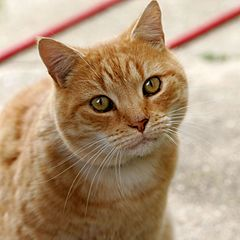
#> input picture data/cat.jpg, 240 x 240 px
$ python pixels.py 5 3 data/cat.jpg
#> lines starting #> are read from the running program, lines starting #| are printed output that depends on the picture; long printed decimals are rounded
### core/kmeans.py
import numpy as np

def random_initialisation(X, K, random_state=None):
  if random_state:
    np.random.seed(random_state)

  indices = np.random.choice(X.shape[0], K, replace=False)
  centroids = X[indices]
  return centroids

def find_closest_centroids(X, centroids):
  K = centroids.shape[0]
  idx = np.zeros([X.shape[0], 1])

  idx_val = np.linalg.norm(X - centroids[0], axis=1) ** 2
  idx = np.zeros(X.shape[0])
  for i in range(1, K):
    new_val = np.linalg.norm(X - centroids[i], axis=1) ** 2
    idx[new_val < idx_val] = i
    idx_val[new_val < idx_val] = new_val[new_val < idx_val]
  return idx

def compute_centroids(X, idx, K):
  centroids = np.zeros([K, X.shape[1]])

  for i in range(K):
    if len(X[idx == i]) != 0 :
      centroids[i] = np.sum(X[idx == i], axis=0) / len(X[idx == i])
  return centroids

def cost_function(X, centroids, idx):
  return (sum(np.linalg.norm(X - centroids[idx.astype(int)], axis=1) ** 2) / X.shape[0])

### pixels.py
import argparse
import numpy as np
import matplotlib.pyplot as plt
from PIL import Image

from core.kmeans import random_initialisation, find_closest_centroids, compute_centroids, cost_function

def run_pixels(X, n_iter=10, K=16, random_state=None):
  print("Applying K-Means to compress an image.\n")
  centroids = random_initialisation(X, K, random_state=random_state)
  prev_cost = -1
  for _ in range(n_iter):
    idx = find_closest_centroids(X, centroids)
    centroids = compute_centroids(X, idx, K)
    cost = cost_function(X, centroids, idx)
    print(f"# Iteration: {_} -- Cost: {cost}")
    if prev_cost == cost:
      print("Cannot optimize more.")
      break
    prev_cost = cost

  idx = find_closest_centroids(X, centroids)
  X_recovered = centroids[idx.astype(int)].astype(int)
  return X_recovered

if __name__ == '__main__':
  parser = argparse.ArgumentParser()
  parser.add_argument("iter", metavar="iter", type=int, help="maximum iteration")
  parser.add_argument("K", metavar="K", type=int, help="number of clusters")
  parser.add_argument("image", type=str, help="path to image")
  parser.add_argument("--rand", metavar="rand", type=int, default=None, help="random state")

  args = parser.parse_args()
  original = np.array(Image.open(args.image))
#> original is the input picture: shape (240, 240, 3); mean R, G, B 175.8, 148.8, 120.7
  width = original.shape[0]
#> width = 240
  height = original.shape[1]
#> height = 240

  original = original.reshape(width * height, 3)
  _, axs = plt.subplots(1, 2, figsize=(10, 7))
  axs[0].title.set_text("Original")
  axs[0].imshow(original.reshape(width, height, 3))

  compressed = run_pixels(original, n_iter=args.iter, K=args.K, random_state=args.rand)
#> in random_initialisation, `centroids = X[indices]`: centroids = [[152, 97, 40], [184, 152, 111], [150, 121, 91]]
#> the loop in run_pixels, `for _ in range(n_iter):` made 5 passes
#> (cost, prev_cost) on passes 1 to 5: (8127.4, 8127.4), (1484.8, 1484.8), (1205.5, 1205.5), (1197, 1197), (1196.7, 1196.7)
#| # Iteration: 0 -- Cost: 8127.449
#| # Iteration: 1 -- Cost: 1484.789
#| # Iteration: 2 -- Cost: 1205.468
#| # Iteration: 3 -- Cost: 1197.015
#| # Iteration: 4 -- Cost: 1196.724
  axs[1].title.set_text(f"Compressed, with {args.K} colors.")
  axs[1].imshow(compressed.reshape(width, height, 3))

  plt.show()
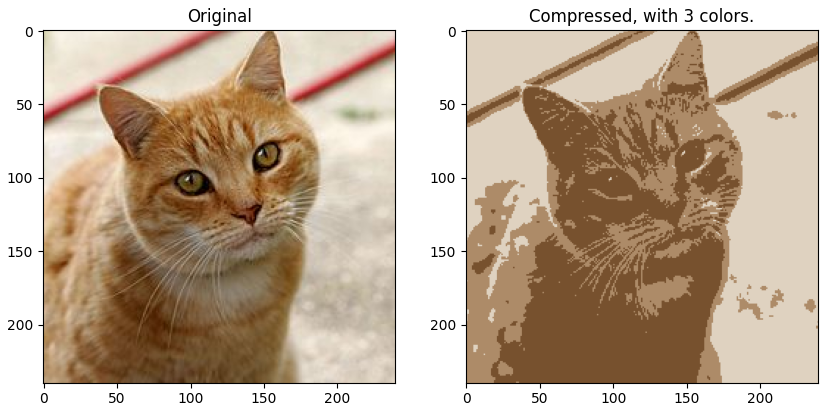
#> figure drawn by matplotlib, 2 panels
